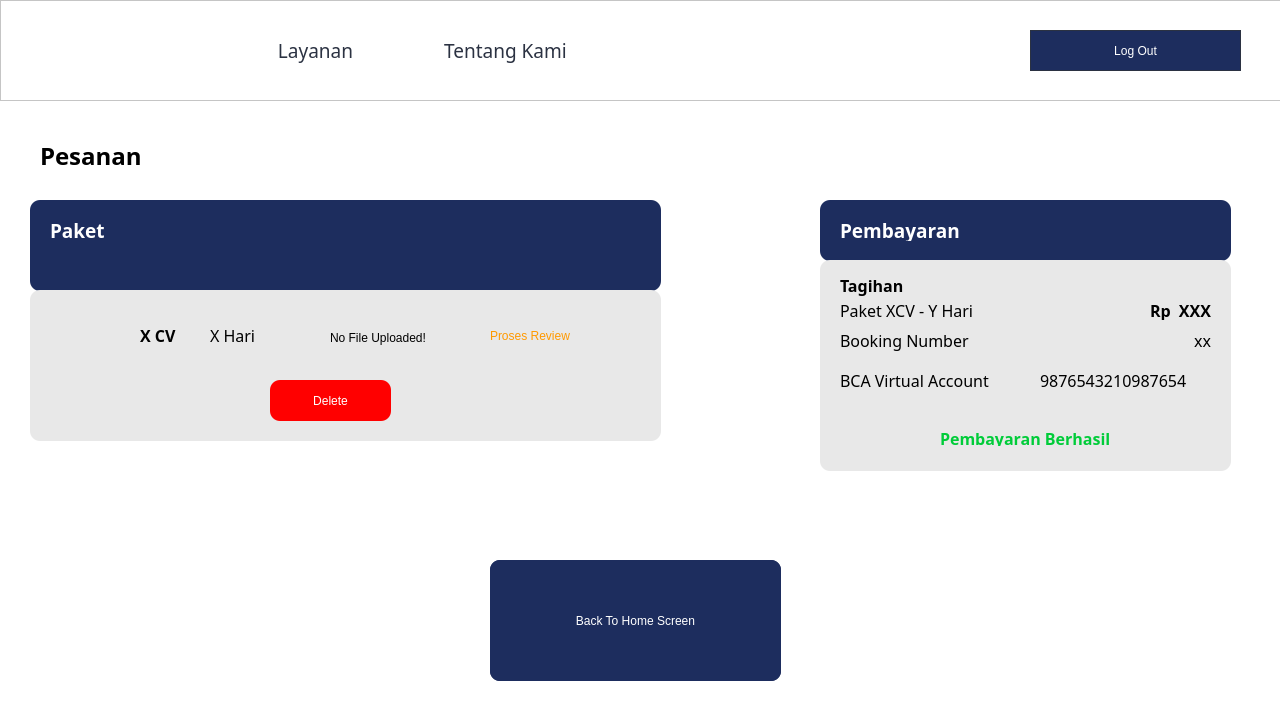
<?xml version="1.0" encoding="UTF-8"?>
<ui version="4.0">
 <class>Dialog</class>
 <widget class="QDialog" name="Dialog">
  <property name="geometry">
   <rect>
    <x>0</x>
    <y>0</y>
    <width>1280</width>
    <height>720</height>
   </rect>
  </property>
  <property name="windowTitle">
   <string>Dialog</string>
  </property>
  <property name="styleSheet">
   <string notr="true">background-color: rgb(255, 255, 255);</string>
  </property>
  <widget class="QLabel" name="labelPesanan">
   <property name="geometry">
    <rect>
     <x>40</x>
     <y>130</y>
     <width>171</width>
     <height>51</height>
    </rect>
   </property>
   <property name="font">
    <font>
     <family>Mulish</family>
     <pointsize>18</pointsize>
     <weight>75</weight>
     <italic>false</italic>
     <bold>true</bold>
    </font>
   </property>
   <property name="text">
    <string>Pesanan</string>
   </property>
  </widget>
  <widget class="QGroupBox" name="paket_box">
   <property name="geometry">
    <rect>
     <x>30</x>
     <y>200</y>
     <width>631</width>
     <height>91</height>
    </rect>
   </property>
   <property name="styleSheet">
    <string notr="true">background-color: rgb(29, 45, 94); border-radius: 10px</string>
   </property>
   <property name="title">
    <string/>
   </property>
   <widget class="QLabel" name="paketText">
    <property name="geometry">
     <rect>
      <x>20</x>
      <y>20</y>
      <width>61</width>
      <height>21</height>
     </rect>
    </property>
    <property name="font">
     <font>
      <family>Mulish</family>
      <pointsize>14</pointsize>
      <weight>75</weight>
      <bold>true</bold>
     </font>
    </property>
    <property name="styleSheet">
     <string notr="true">color: white</string>
    </property>
    <property name="text">
     <string>Paket</string>
    </property>
   </widget>
  </widget>
  <widget class="QGroupBox" name="labelbayar">
   <property name="geometry">
    <rect>
     <x>820</x>
     <y>200</y>
     <width>411</width>
     <height>61</height>
    </rect>
   </property>
   <property name="styleSheet">
    <string notr="true">background-color: rgb(29, 45, 94); border-radius: 10px</string>
   </property>
   <property name="title">
    <string/>
   </property>
   <widget class="QLabel" name="bayar">
    <property name="geometry">
     <rect>
      <x>20</x>
      <y>20</y>
      <width>121</width>
      <height>21</height>
     </rect>
    </property>
    <property name="font">
     <font>
      <family>Mulish</family>
      <pointsize>14</pointsize>
      <weight>75</weight>
      <bold>true</bold>
     </font>
    </property>
    <property name="styleSheet">
     <string notr="true">color: white</string>
    </property>
    <property name="text">
     <string>Pembayaran</string>
    </property>
   </widget>
  </widget>
  <widget class="QFrame" name="tagihan">
   <property name="geometry">
    <rect>
     <x>820</x>
     <y>260</y>
     <width>411</width>
     <height>211</height>
    </rect>
   </property>
   <property name="styleSheet">
    <string notr="true">border-radius: 10px;
background-color: rgb(232, 232, 232);</string>
   </property>
   <widget class="QLabel" name="harga">
    <property name="geometry">
     <rect>
      <x>260</x>
      <y>40</y>
      <width>131</width>
      <height>20</height>
     </rect>
    </property>
    <property name="font">
     <font>
      <family>Mulish</family>
      <pointsize>12</pointsize>
      <weight>75</weight>
      <bold>true</bold>
     </font>
    </property>
    <property name="text">
     <string>Rp  XXX</string>
    </property>
    <property name="alignment">
     <set>Qt::AlignRight|Qt::AlignTrailing|Qt::AlignVCenter</set>
    </property>
   </widget>
   <widget class="QLabel" name="tagihantitle">
    <property name="geometry">
     <rect>
      <x>20</x>
      <y>10</y>
      <width>91</width>
      <height>31</height>
     </rect>
    </property>
    <property name="font">
     <font>
      <family>Mulish</family>
      <pointsize>12</pointsize>
      <weight>75</weight>
      <bold>true</bold>
     </font>
    </property>
    <property name="text">
     <string>Tagihan</string>
    </property>
   </widget>
   <widget class="QLabel" name="rincian">
    <property name="geometry">
     <rect>
      <x>20</x>
      <y>40</y>
      <width>181</width>
      <height>20</height>
     </rect>
    </property>
    <property name="font">
     <font>
      <family>Mulish</family>
      <pointsize>12</pointsize>
      <weight>50</weight>
      <bold>false</bold>
     </font>
    </property>
    <property name="text">
     <string>Paket XCV - Y Hari</string>
    </property>
   </widget>
   <widget class="QLabel" name="paymentsuccess">
    <property name="geometry">
     <rect>
      <x>120</x>
      <y>170</y>
      <width>171</width>
      <height>16</height>
     </rect>
    </property>
    <property name="font">
     <font>
      <family>Mulish</family>
      <pointsize>12</pointsize>
      <weight>75</weight>
      <bold>true</bold>
     </font>
    </property>
    <property name="styleSheet">
     <string notr="true">color: rgb(0, 204, 57);</string>
    </property>
    <property name="text">
     <string>Pembayaran Berhasil</string>
    </property>
   </widget>
   <widget class="QLabel" name="bank">
    <property name="geometry">
     <rect>
      <x>20</x>
      <y>110</y>
      <width>181</width>
      <height>20</height>
     </rect>
    </property>
    <property name="font">
     <font>
      <family>Mulish</family>
      <pointsize>12</pointsize>
      <weight>50</weight>
      <bold>false</bold>
     </font>
    </property>
    <property name="text">
     <string>BCA Virtual Account</string>
    </property>
   </widget>
   <widget class="QLabel" name="rekening">
    <property name="geometry">
     <rect>
      <x>220</x>
      <y>110</y>
      <width>181</width>
      <height>20</height>
     </rect>
    </property>
    <property name="font">
     <font>
      <family>Mulish</family>
      <pointsize>12</pointsize>
      <weight>50</weight>
      <bold>false</bold>
     </font>
    </property>
    <property name="text">
     <string>9876543210987654</string>
    </property>
   </widget>
   <widget class="QLabel" name="label">
    <property name="geometry">
     <rect>
      <x>20</x>
      <y>70</y>
      <width>141</width>
      <height>21</height>
     </rect>
    </property>
    <property name="font">
     <font>
      <family>Mulish</family>
      <pointsize>12</pointsize>
     </font>
    </property>
    <property name="text">
     <string>Booking Number</string>
    </property>
   </widget>
   <widget class="QLabel" name="bookingNumber">
    <property name="geometry">
     <rect>
      <x>250</x>
      <y>70</y>
      <width>141</width>
      <height>21</height>
     </rect>
    </property>
    <property name="font">
     <font>
      <family>Mulish</family>
      <pointsize>12</pointsize>
     </font>
    </property>
    <property name="text">
     <string>xx</string>
    </property>
    <property name="alignment">
     <set>Qt::AlignRight|Qt::AlignTrailing|Qt::AlignVCenter</set>
    </property>
   </widget>
  </widget>
  <widget class="QFrame" name="framePaket">
   <property name="geometry">
    <rect>
     <x>30</x>
     <y>290</y>
     <width>631</width>
     <height>151</height>
    </rect>
   </property>
   <property name="styleSheet">
    <string notr="true">border-radius: 10px;
background-color: rgb(232, 232, 232);</string>
   </property>
   <property name="frameShape">
    <enum>QFrame::StyledPanel</enum>
   </property>
   <property name="frameShadow">
    <enum>QFrame::Raised</enum>
   </property>
   <widget class="QLabel" name="jmlCV">
    <property name="geometry">
     <rect>
      <x>110</x>
      <y>30</y>
      <width>91</width>
      <height>31</height>
     </rect>
    </property>
    <property name="font">
     <font>
      <family>Mulish</family>
      <pointsize>12</pointsize>
      <weight>75</weight>
      <bold>true</bold>
     </font>
    </property>
    <property name="text">
     <string>X CV</string>
    </property>
   </widget>
   <widget class="QLabel" name="jmlHari">
    <property name="geometry">
     <rect>
      <x>180</x>
      <y>30</y>
      <width>91</width>
      <height>31</height>
     </rect>
    </property>
    <property name="font">
     <font>
      <family>Mulish</family>
      <pointsize>12</pointsize>
      <weight>50</weight>
      <bold>false</bold>
     </font>
    </property>
    <property name="text">
     <string>X Hari</string>
    </property>
   </widget>
   <widget class="QPushButton" name="uploadButton">
    <property name="geometry">
     <rect>
      <x>490</x>
      <y>30</y>
      <width>111</width>
      <height>31</height>
     </rect>
    </property>
    <property name="styleSheet">
     <string notr="true">font: 81 12pt &quot;Mulish ExtraBold&quot;;
color: white;
background-color: rgb(29, 45, 94);
border-radius: 10px
</string>
    </property>
    <property name="text">
     <string>Unggah CV</string>
    </property>
   </widget>
   <widget class="QLabel" name="fileName">
    <property name="geometry">
     <rect>
      <x>300</x>
      <y>40</y>
      <width>151</width>
      <height>16</height>
     </rect>
    </property>
    <property name="styleSheet">
     <string notr="true">font: 10pt &quot;Mulish&quot;;</string>
    </property>
    <property name="text">
     <string>No File Uploaded!</string>
    </property>
   </widget>
   <widget class="QLabel" name="prosesReview">
    <property name="geometry">
     <rect>
      <x>460</x>
      <y>30</y>
      <width>151</width>
      <height>31</height>
     </rect>
    </property>
    <property name="styleSheet">
     <string notr="true">font: 11pt &quot;Mulish&quot;; color:rgb(255, 153, 0)</string>
    </property>
    <property name="text">
     <string>Proses Review</string>
    </property>
   </widget>
   <widget class="QLabel" name="gambar">
    <property name="geometry">
     <rect>
      <x>20</x>
      <y>20</y>
      <width>51</width>
      <height>51</height>
     </rect>
    </property>
    <property name="text">
     <string/>
    </property>
    <property name="pixmap">
     <pixmap>../../img/resume (1).png</pixmap>
    </property>
    <property name="scaledContents">
     <bool>true</bool>
    </property>
   </widget>
   <widget class="QPushButton" name="delete_button">
    <property name="geometry">
     <rect>
      <x>240</x>
      <y>90</y>
      <width>121</width>
      <height>41</height>
     </rect>
    </property>
    <property name="styleSheet">
     <string notr="true">font: 81 12pt &quot;Mulish ExtraBold&quot;;
color: white;
border-radius: 10px;
background-color: rgb(255, 0, 0);
</string>
    </property>
    <property name="text">
     <string>Delete</string>
    </property>
   </widget>
   <widget class="QLabel" name="label_3">
    <property name="geometry">
     <rect>
      <x>20</x>
      <y>20</y>
      <width>55</width>
      <height>51</height>
     </rect>
    </property>
    <property name="text">
     <string/>
    </property>
    <property name="pixmap">
     <pixmap>img/cv.png</pixmap>
    </property>
    <property name="scaledContents">
     <bool>true</bool>
    </property>
   </widget>
  </widget>
  <widget class="QPushButton" name="submitBookingButton">
   <property name="geometry">
    <rect>
     <x>490</x>
     <y>560</y>
     <width>291</width>
     <height>121</height>
    </rect>
   </property>
   <property name="styleSheet">
    <string notr="true">font: 81 12pt &quot;Mulish ExtraBold&quot;;
color: white;
background-color: rgb(29, 45, 94);
border-radius: 10px
</string>
   </property>
   <property name="text">
    <string>Submit Booking</string>
   </property>
  </widget>
  <widget class="QPushButton" name="homescreen">
   <property name="geometry">
    <rect>
     <x>490</x>
     <y>560</y>
     <width>291</width>
     <height>121</height>
    </rect>
   </property>
   <property name="styleSheet">
    <string notr="true">font: 81 12pt &quot;Mulish ExtraBold&quot;;
color: white;
background-color: rgb(29, 45, 94);
border-radius: 10px
</string>
   </property>
   <property name="text">
    <string>Back To Home Screen</string>
   </property>
  </widget>
  <widget class="QFrame" name="frame">
   <property name="geometry">
    <rect>
     <x>0</x>
     <y>0</y>
     <width>1281</width>
     <height>101</height>
    </rect>
   </property>
   <property name="styleSheet">
    <string notr="true">background: #FFFFFF;</string>
   </property>
   <property name="frameShape">
    <enum>QFrame::StyledPanel</enum>
   </property>
   <property name="frameShadow">
    <enum>QFrame::Raised</enum>
   </property>
   <widget class="QPushButton" name="logoutbutton">
    <property name="geometry">
     <rect>
      <x>1030</x>
      <y>30</y>
      <width>211</width>
      <height>41</height>
     </rect>
    </property>
    <property name="styleSheet">
     <string notr="true">QPushButton{ 
	background-color: #1D2D5E; color:#FFFFFF;
	font: 15pt &quot;Mulish&quot;;
	border-radius: 13.25760269165039px;
	border: 1.4px solid #2B3242;
}

 QPushButton:hover {
	background-color: #4A577E; color:#fff;
	border: 1.4px solid #2B3242;
 }</string>
    </property>
    <property name="text">
     <string>Log Out</string>
    </property>
   </widget>
   <widget class="QPushButton" name="aboutmebutton">
    <property name="geometry">
     <rect>
      <x>420</x>
      <y>30</y>
      <width>171</width>
      <height>41</height>
     </rect>
    </property>
    <property name="font">
     <font>
      <family>Mulish</family>
      <pointsize>14</pointsize>
      <weight>50</weight>
      <italic>false</italic>
      <bold>false</bold>
     </font>
    </property>
    <property name="styleSheet">
     <string notr="true">color:#000000;
color: #2B3242;
font: 14pt &quot;Mulish&quot;;
Border: 0px;</string>
    </property>
    <property name="text">
     <string>Tentang Kami</string>
    </property>
   </widget>
   <widget class="QPushButton" name="layananbutton_4">
    <property name="geometry">
     <rect>
      <x>230</x>
      <y>30</y>
      <width>171</width>
      <height>41</height>
     </rect>
    </property>
    <property name="font">
     <font>
      <family>Mulish</family>
      <pointsize>14</pointsize>
      <weight>50</weight>
      <italic>false</italic>
      <bold>false</bold>
     </font>
    </property>
    <property name="styleSheet">
     <string notr="true">color:#000000;
color: #2B3242;
font: 14pt &quot;Mulish&quot;;
Border: 0px;</string>
    </property>
    <property name="text">
     <string>Layanan</string>
    </property>
   </widget>
   <widget class="QLabel" name="label_2">
    <property name="geometry">
     <rect>
      <x>50</x>
      <y>30</y>
      <width>141</width>
      <height>41</height>
     </rect>
    </property>
    <property name="text">
     <string/>
    </property>
    <property name="pixmap">
     <pixmap>img/logo aksel.png</pixmap>
    </property>
    <property name="scaledContents">
     <bool>true</bool>
    </property>
   </widget>
  </widget>
 </widget>
 <resources>
  <include location="../../img/cv.qrc"/>
 </resources>
 <connections/>
</ui>
